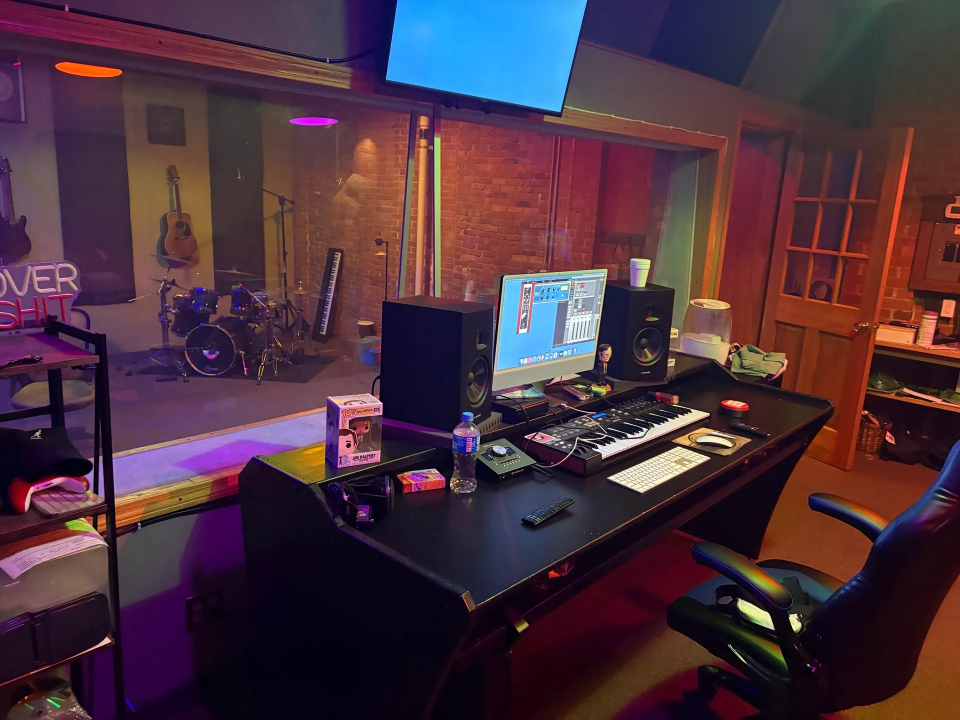
#> input picture assets-src/photos/studio-control-room.webp, 1920 x 1440 px (shown at 1/2 size)
$ python grade-photos.py
#> lines starting #> are read from the running program, lines starting #| are printed output that depends on the picture
#!/usr/bin/env python3
"""Grade studio photography and write responsive sizes to public/assets/.

Masters (ungraded) live in assets-src/photos/. The grade is a dim, practical-lit
control-room look: deep shadows that sit on the #0B0B0C canvas, warm amber
lamplight, RGB LED casts (purple / magenta / blue / cyan / green) pulled back,
soft halation around the lamps, a vignette and fine grain.

Requires Pillow only.

  python3 scripts/grade-photos.py                 # write all sizes
  python3 scripts/grade-photos.py --preview a.jpg # before/after sheet only
  python3 scripts/grade-photos.py --only chase    # one photo
"""
import argparse
from pathlib import Path
from PIL import Image, ImageChops, ImageFilter

ROOT = Path(__file__).resolve().parent.parent
SRC = ROOT / 'assets-src' / 'photos'
OUT = ROOT / 'public' / 'assets'

# name -> (profile, output widths, base width written as <name>.ext)
PHOTOS = {
    'studio-control-room': ('room', [640, 960, 1440, 1920], 1440),
    'studio-recording': ('room', [640, 960, 1440, 1920], 1440),
    'studio-wide': ('room', [640, 960, 1440, 1920], 1440),
    'studio-lounge': ('room', [640, 960, 1440, 1920], 1440),
    'studio-session': ('room', [640, 960, 1440, 1920], 1440),
    'studio-production': ('room', [640, 960, 1440], 1440),
    'chase': ('portrait', [], 1242),
}

PROFILES = {
    # Tone curve control points (in -> out, 0..1). Black floor = #0B0B0C.
    'room': dict(
        curve=[(0, .043), (.07, .046), (.18, .1), (.36, .29), (.55, .52), (.75, .76), (.9, .9), (1, .97)],
        warm=(1.06, 1.0, .86),       # R, G, B gain on mids/highlights
        led_sat=.3,                  # saturation kept on purple / magenta / pink
        blue_sat=.45, cyan_sat=.4, green_sat=.4, warm_sat=1.08,
        glow=.32, vignette=.5, grain=1.6,
    ),
    # Already moody red key light: keep the colour, add depth only.
    'portrait': dict(
        curve=[(0, .043), (.1, .055), (.3, .24), (.55, .53), (.8, .8), (1, .97)],
        warm=(1.0, 1.0, .96),
        led_sat=.8, blue_sat=.85, cyan_sat=.8, green_sat=.8, warm_sat=1.0,
        glow=.18, vignette=.42, grain=1.4,
    ),
}


def pchip(points):
    """Monotone cubic interpolation of (x, y) points to a 256-entry LUT (0..1)."""
    xs, ys = zip(*points)
    n = len(xs)
    h = [xs[i + 1] - xs[i] for i in range(n - 1)]
    d = [(ys[i + 1] - ys[i]) / h[i] for i in range(n - 1)]
    m = [d[0]] + [0.0] * (n - 2) + [d[-1]]
    for i in range(1, n - 1):
        if d[i - 1] * d[i] > 0:
            w1, w2 = 2 * h[i] + h[i - 1], h[i] + 2 * h[i - 1]
            m[i] = (w1 + w2) / (w1 / d[i - 1] + w2 / d[i])
    lut = []
    for v in range(256):
        x = v / 255
        i = min(max(next((k for k in range(n - 1) if x <= xs[k + 1]), n - 2), 0), n - 2)
        t = (x - xs[i]) / h[i]
        h00, h10 = 2 * t**3 - 3 * t**2 + 1, t**3 - 2 * t**2 + t
        h01, h11 = -2 * t**3 + 3 * t**2, t**3 - t**2
        lut.append(min(max(h00 * ys[i] + h10 * h[i] * m[i] + h01 * ys[i + 1] + h11 * h[i] * m[i + 1], 0), 1))
    return lut


def band(h, center, width):
    """Smooth 0..1 weight around a hue (degrees), cosine falloff."""
    import math
    dist = min(abs(h - center), 360 - abs(h - center))
    return 0.5 * (1 + math.cos(math.pi * dist / width)) if dist < width else 0.0


def saturation_lut(p):
    """Per-hue saturation multiplier (PIL HSV hue is 0..255)."""
    lut = []
    for v in range(256):
        deg = v / 255 * 360
        mult = 1.0
        for center, width, keep in ((305, 55, p['led_sat']), (235, 30, p['blue_sat']),
                                    (175, 35, p['cyan_sat']), (105, 45, p['green_sat'])):
            mult -= band(deg, center, width) * (1 - keep)
        mult += band(deg, 28, 30) * (p['warm_sat'] - 1)
        lut.append(int(min(max(mult, 0), 1) * 255))
    return lut


def grade(img, profile):
    p = PROFILES[profile]
    img = img.convert('RGB')
    w, hgt = img.size

    # 1. Pull back LED casts by hue, keep the warm practicals.
    hh, ss, vv = img.convert('HSV').split()
    ss = ImageChops.multiply(ss, hh.point(saturation_lut(p)))
    img = Image.merge('HSV', (hh, ss, vv)).convert('RGB')

    # 2. Tone curve + warm balance (gain fades out toward black so shadows stay neutral).
    base = pchip(p['curve'])
    luts = []
    for gain in p['warm']:
        luts += [int(min(base[v] * (1 + (gain - 1) * min(v / 140, 1)), 1) * 255 + .5) for v in range(256)]
    img = img.point(luts)

    # 3. Halation: blurred highlights, amber-tinted, screened back on.
    if p['glow']:
        lum = img.convert('L').point(lambda v: 0 if v < 175 else min((v - 175) * 3, 255))
        glow = Image.merge('RGB', (lum, lum.point(lambda v: int(v * .72)), lum.point(lambda v: int(v * .38))))
        glow = glow.filter(ImageFilter.GaussianBlur(w * .018)).point(lambda v: int(v * p['glow']))
        img = ImageChops.screen(img, glow)

    # 4. Elliptical vignette.
    mask = Image.radial_gradient('L').resize((w, hgt), Image.BICUBIC)
    floor = 1 - p['vignette']
    mask = mask.point(lambda v: int(255 * (1 - (1 - floor) * max(0, (v / 255 - .45) / .55) ** 1.6)))
    img = ImageChops.multiply(img, Image.merge('RGB', (mask, mask, mask)))

    return img


def add_grain(img, amount):
    """Fine luminance grain, applied per output size so it stays one pixel fine."""
    if not amount:
        return img
    noise = Image.effect_noise(img.size, 64).point(lambda v: int(128 + (v - 128) * amount / 32))
    return ImageChops.add(img, Image.merge('RGB', (noise, noise, noise)), scale=1, offset=-128)


def source_path(name):
    for ext in ('.webp', '.jpg'):
        if (SRC / f'{name}{ext}').exists():
            return SRC / f'{name}{ext}'
    raise FileNotFoundError(name)


def save(img, path, width, grain):
    out = img if img.width == width else img.resize((width, round(img.height * width / img.width)), Image.LANCZOS)
    out = add_grain(out, grain)
    if path.suffix == '.jpg':
        out.save(path, quality=80, optimize=True, progressive=True)
    else:
        out.save(path, 'WEBP', quality=76, method=6)
    return path


def main():
    ap = argparse.ArgumentParser()
    ap.add_argument('--preview', help='write a before/after contact sheet instead of assets')
    ap.add_argument('--only', nargs='*', help='limit to these photo names')
    args = ap.parse_args()
    names = args.only or list(PHOTOS)

    if args.preview:
        tw, th = 640, 427
        sheet = Image.new('RGB', (tw * 2, th * len(names)), (11, 11, 12))
        for row, name in enumerate(names):
            before = Image.open(source_path(name)).convert('RGB')
            after = add_grain(grade(before, PHOTOS[name][0]), PROFILES[PHOTOS[name][0]]['grain'])
            for col, im in enumerate((before, after)):
                im = im.copy()
                im.thumbnail((tw, th))
                sheet.paste(im, (col * tw, row * th))
        sheet.save(args.preview, quality=88)
        print(f'Preview: {args.preview}')
        return

    for name in names:
        profile, widths, base = PHOTOS[name]
        src = source_path(name)
        graded = grade(Image.open(src), profile)
#> in grade, `p = PROFILES[profile]`: p = 10 items
#> in grade, img is the input picture: PIL image 1920x1440 RGB; mean R, G, B 75.2, 49.5, 61.6
#> in grade, `hh, ss, vv = img.convert('HSV').split()`:
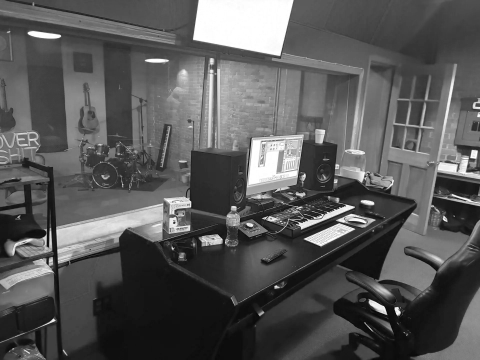
#> vv: PIL image 1920x1440 L (shown at 1/4 size); min 0, max 255, mean 87.7
#> the loop in saturation_lut, `for v in range(256):` made 256 passes
#> mult on passes 1 to 3: 1, 1, 1
#> after the loop in saturation_lut, `for v in range(256):`: lut = 256 values, max 255 at index 0, min 76 at index 215, mean 181.9
#> in grade, `ss = ImageChops.multiply(ss, hh.point(saturation_lut(p)))`:
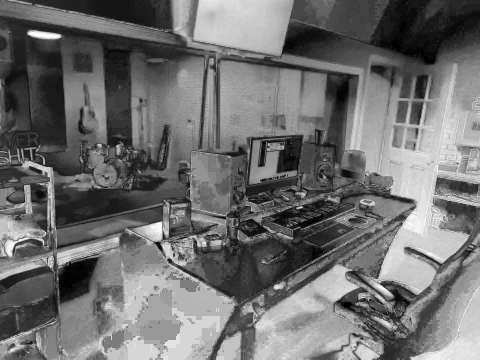
#> ss: PIL image 1920x1440 L (shown at 1/4 size); min 0, max 255, mean 110.8
#> in grade, `base = pchip(p['curve'])`: base = 256 values from 0.043 to 0.97
#> the loop in grade, `for gain in p['warm']:` made 3 passes
#> gain on passes 1, 3: 1.06, 0.86
#> after the loop in grade, `for gain in p['warm']:`: luts = 768 values, max 255 at index 245, min 11 at index 0, mean 116.4
#> in grade, `lum = img.convert('L').point(lambda v: 0 if v < 175 else min((v - 175)..`:
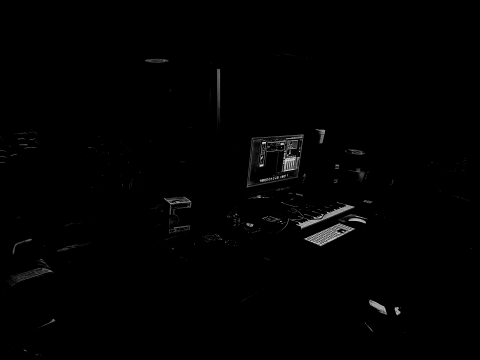
#> lum: PIL image 1920x1440 L (shown at 1/4 size); min 0, max 213, mean 1.9
#> in grade, `mask = Image.radial_gradient('L').resize((w, hgt), Image.BICUBIC)`:
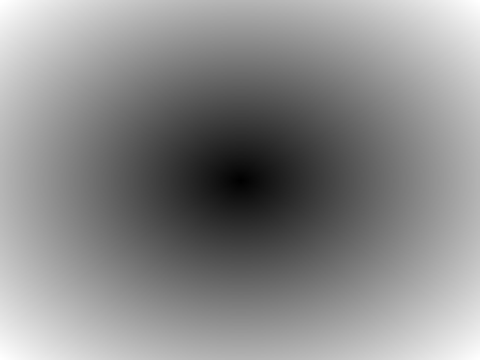
#> mask: PIL image 1920x1440 L (shown at 1/4 size); min 0, max 255, mean 138.1
#> in grade, `floor = 1 - p['vignette']`: floor = 0.5
#> in grade, `mask = mask.point(lambda v: int(255 * (1 - (1 - floor) * max(0, (v / 2..`:
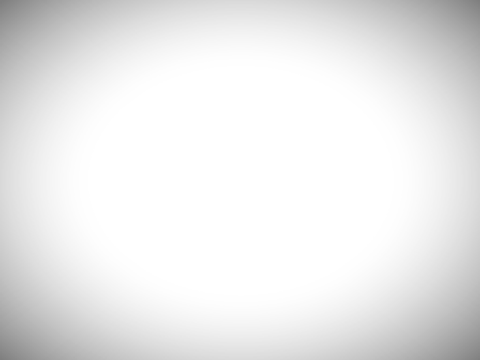
#> mask: PIL image 1920x1440 L (shown at 1/4 size); min 127, max 255, mean 233.8
        ext = src.suffix
        grain = PROFILES[profile]['grain']
        written = [save(graded, OUT / f'{name}-{w}{ext}', w, grain) for w in widths]
#> in save, `out = img if img.width == width else img.resize((width, round(img.heig..`:
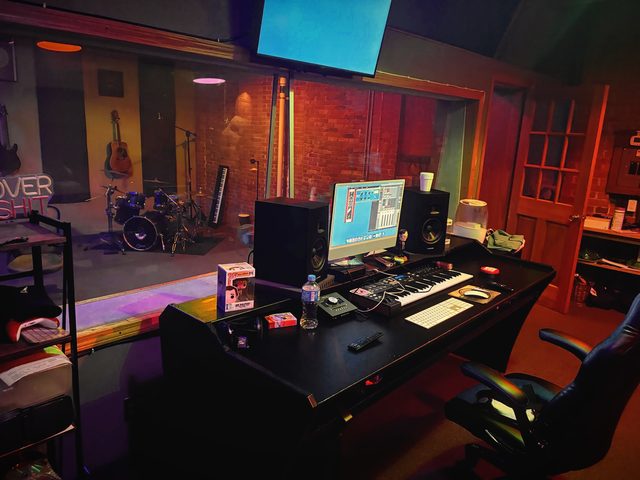
#> out: PIL image 640x480 RGB; mean R, G, B 62.2, 40.3, 40.1
#> in add_grain, `noise = Image.effect_noise(img.size, 64).point(lambda v: int(128 + (v ..`:
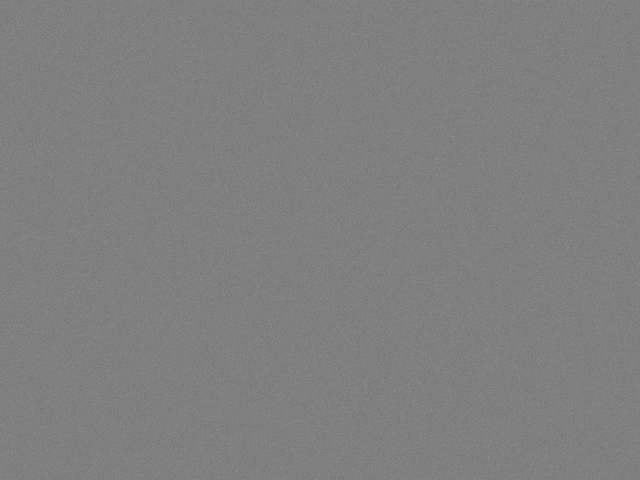
#> noise: PIL image 640x480 L; min 121, max 134, mean 127.5
#> written = 4 items
        written.append(save(graded, OUT / f'{name}{ext}', base, grain))
        if ext == '.jpg':
            # The page shows the WebP; the JPG stays for structured data and social images.
            written.append(save(graded, OUT / f'{name}.webp', base, grain))
#> (the run stopped early here; a loop or call above may not have finished)

$ run again, with assets-src/photos/studio-production.webp copied over assets-src/photos/studio-control-room.webp
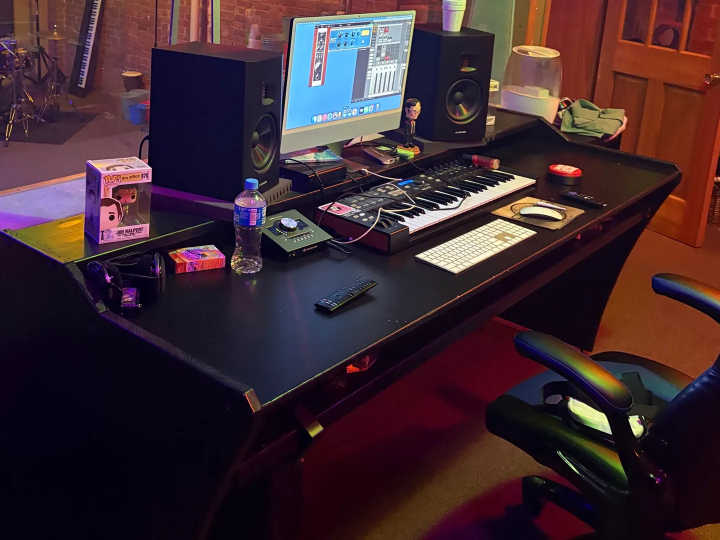
#> input picture assets-src/photos/studio-production.webp, 1440 x 1080 px (shown at 1/2 size)
#> p = 10 items
#> in grade, img is the input picture: PIL image 1440x1080 RGB; mean R, G, B 63.2, 41.4, 49.2
#> the loop in saturation_lut, `for v in range(256):` made 256 passes
#> mult on passes 1 to 3: 1, 1, 1
#> after the loop in saturation_lut, `for v in range(256):`: lut = 256 values, max 255 at index 0, min 76 at index 215, mean 181.9
#> base = 256 values from 0.043 to 0.97
#> the loop in grade, `for gain in p['warm']:` made 3 passes
#> gain on passes 1, 3: 1.06, 0.86
#> after the loop in grade, `for gain in p['warm']:`: luts = 768 values, max 255 at index 245, min 11 at index 0, mean 116.4
#> in grade, `glow = glow.filter(ImageFilter.GaussianBlur(w * .018)).point(lambda v:..`:
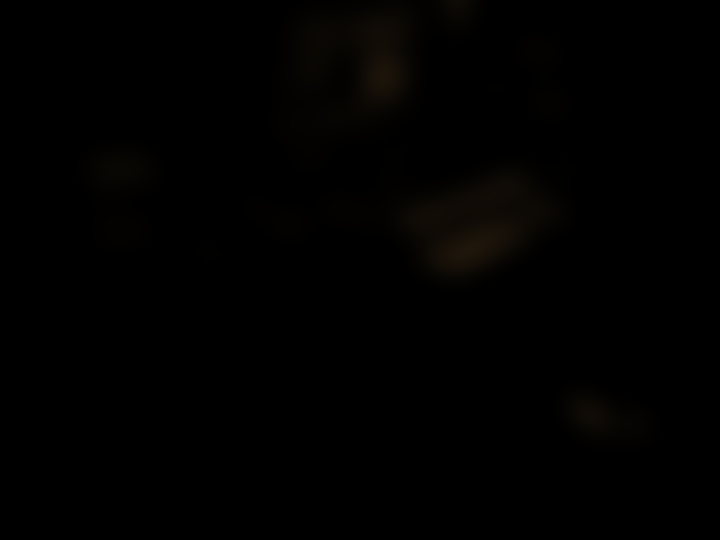
#> glow: PIL image 1440x1080 RGB (shown at 1/2 size); mean R, G, B 1.2, 0.8, 0.4
#> floor = 0.5
#> in save, `out = img if img.width == width else img.resize((width, round(img.heig..`:
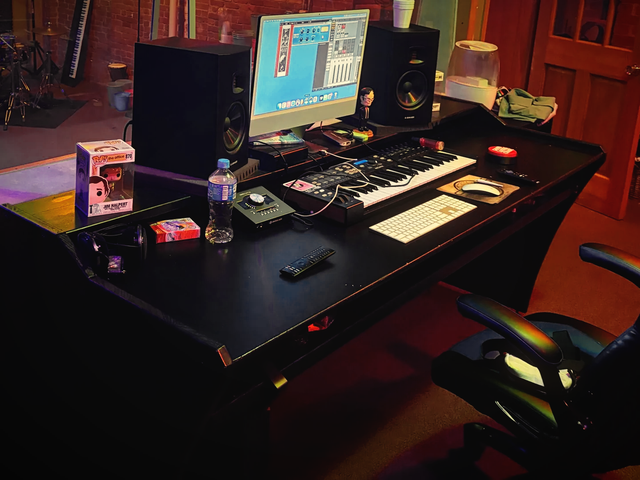
#> out: PIL image 640x480 RGB; mean R, G, B 52.4, 35.3, 32.4
#> out: PIL image 960x720 RGB
#> noise: PIL image 960x720 L
#> noise: PIL image 1440x1080 L
#> out: PIL image 1920x1440 RGB
#> noise: PIL image 1920x1440 L
#> written = 4 items
#> noise: PIL image 1440x1080 L

$ run again, with assets-src/photos/studio-session.webp copied over assets-src/photos/studio-control-room.webp
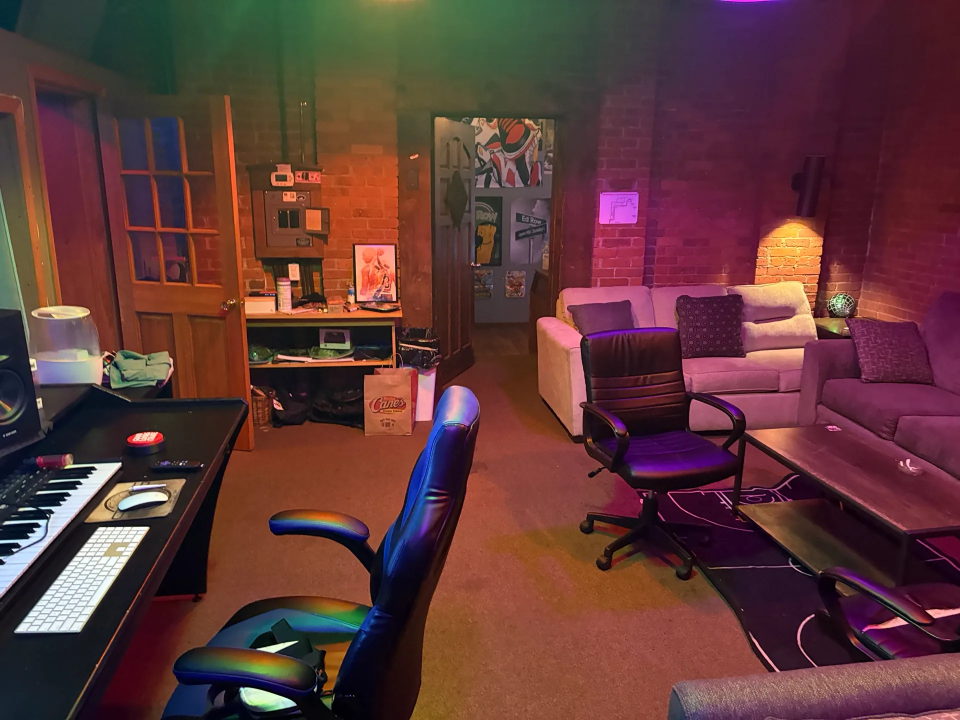
#> input picture assets-src/photos/studio-session.webp, 1920 x 1440 px (shown at 1/2 size)
#> p = 10 items
#> in grade, img is the input picture: PIL image 1920x1440 RGB; mean R, G, B 95.3, 57, 56.5
#> the loop in saturation_lut, `for v in range(256):` made 256 passes
#> mult on passes 1 to 3: 1, 1, 1
#> after the loop in saturation_lut, `for v in range(256):`: lut = 256 values, max 255 at index 0, min 76 at index 215, mean 181.9
#> base = 256 values from 0.043 to 0.97
#> the loop in grade, `for gain in p['warm']:` made 3 passes
#> gain on passes 1, 3: 1.06, 0.86
#> after the loop in grade, `for gain in p['warm']:`: luts = 768 values, max 255 at index 245, min 11 at index 0, mean 116.4
#> in grade, `glow = glow.filter(ImageFilter.GaussianBlur(w * .018)).point(lambda v:..`:
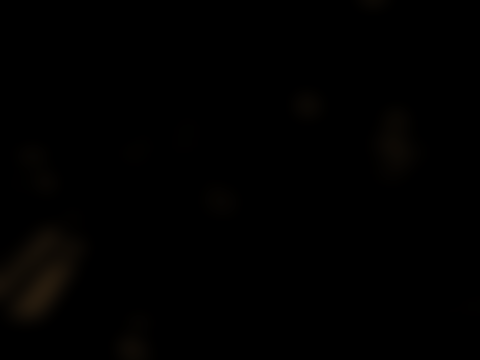
#> glow: PIL image 1920x1440 RGB (shown at 1/4 size); mean R, G, B 0.9, 0.6, 0.3
#> floor = 0.5
#> in save, `out = img if img.width == width else img.resize((width, round(img.heig..`:
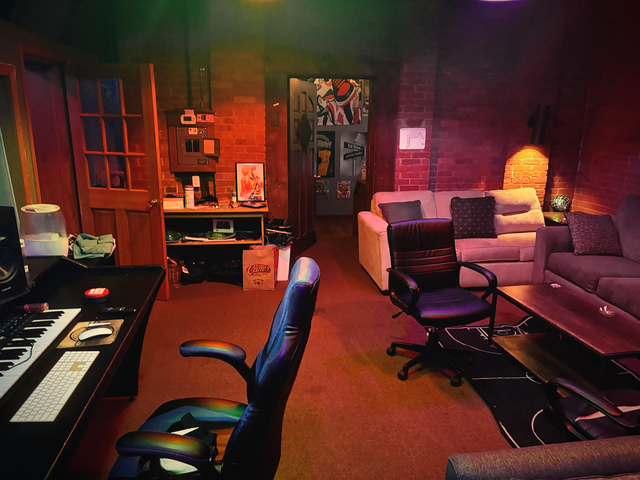
#> out: PIL image 640x480 RGB; mean R, G, B 81.9, 42.8, 35.7
#> out: PIL image 960x720 RGB
#> noise: PIL image 960x720 L
#> out: PIL image 1440x1080 RGB
#> noise: PIL image 1440x1080 L
#> noise: PIL image 1920x1440 L
#> written = 4 items
#> noise: PIL image 1440x1080 L
